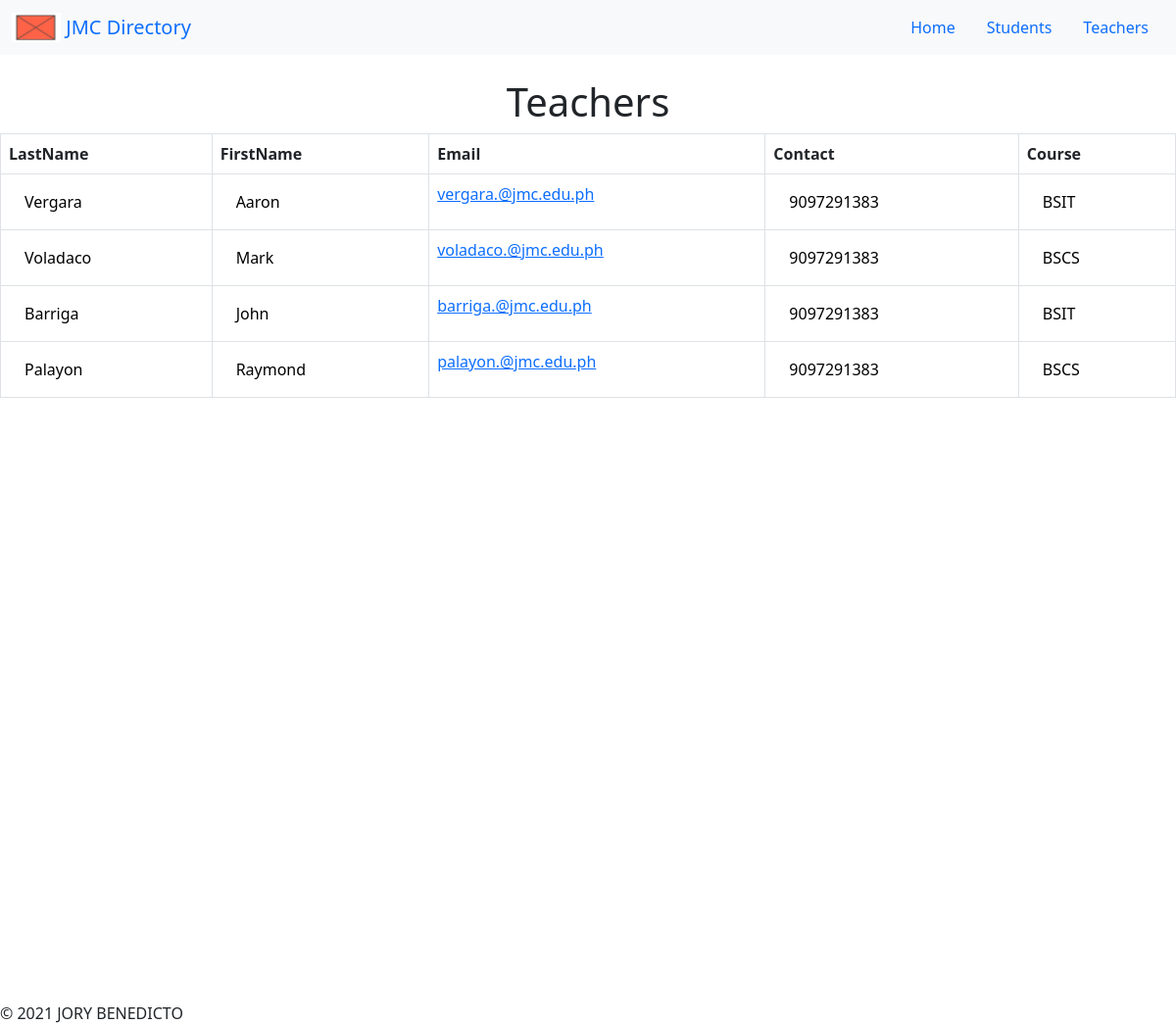
Screenshot of /teachers/ with the database file from the repository.
### directory/models.py (models this page shows, shortened)
class Teacher(models.Model):
    lastName = models.CharField(max_length=100)
    firstName = models.CharField(max_length=100)
    email = models.CharField(max_length=100)
    contact = models.IntegerField()
    course = models.CharField(max_length=100)
    address = models.CharField(max_length=100)
    image = models.ImageField(upload_to='directory/images')

### directory/views.py (the view)
# urls.py: path('teachers/', views.all_teachers, name='all_teachers'),
def all_teachers(request):
    teachers = Teacher.objects.all()
    return render(request, 'directory/teachers.html', {'teachers': teachers})

### directory/templates/directory/teachers.html
{% extends 'directory/base.html' %}
{% block content %}
<br>
<h1 style="text-align:center">Teachers</h1>
<table class="table table-bordered table-hover">
  <thead>
    <tr>
    <a href=""><th scope="col">LastName</th></a>
    <th scope="col">FirstName</th>
    <th scope="col">Email</th>
    <th scope="col">Contact</th>
    <th scope="col">Course</th>
    </tr>
  </thead>
  <tbody>
    {% for teacher in teachers %}
    <tr>
      <td><a href="{% url 'directory:teacher' teacher.id %}" class="nav-link" style="color:black">{{teacher.lastName}}</a></td>
      <td><a href="{% url 'directory:teacher' teacher.id %}" class="nav-link" style="color:black">{{teacher.firstName}}</a></td>
      <td><a href="{% url 'directory:teacher' teacher.id %}">{{teacher.email}}</a></td>
      <td><a href="{% url 'directory:teacher' teacher.id %}" class="nav-link" style="color:black">{{teacher.contact}}</a></td>
      <td><a href="{% url 'directory:teacher' teacher.id %}" class="nav-link" style="color:black">{{teacher.course}}</a></td>
    </tr>
    {% endfor %}
  </tbody>
</table>
{% endblock %}

### rows the page displays
Teacher: lastName "Vergara", firstName "Aaron", email "vergara.@jmc.edu.ph", contact "9097291383", course "BSIT"
Teacher: lastName "Voladaco", firstName "Mark", email "voladaco.@jmc.edu.ph", contact "9097291383", course "BSCS"
Teacher: lastName "Barriga", firstName "John", email "barriga.@jmc.edu.ph", contact "9097291383", course "BSIT"
Teacher: lastName "Palayon", firstName "Raymond", email "palayon.@jmc.edu.ph", contact "9097291383", course "BSCS"
